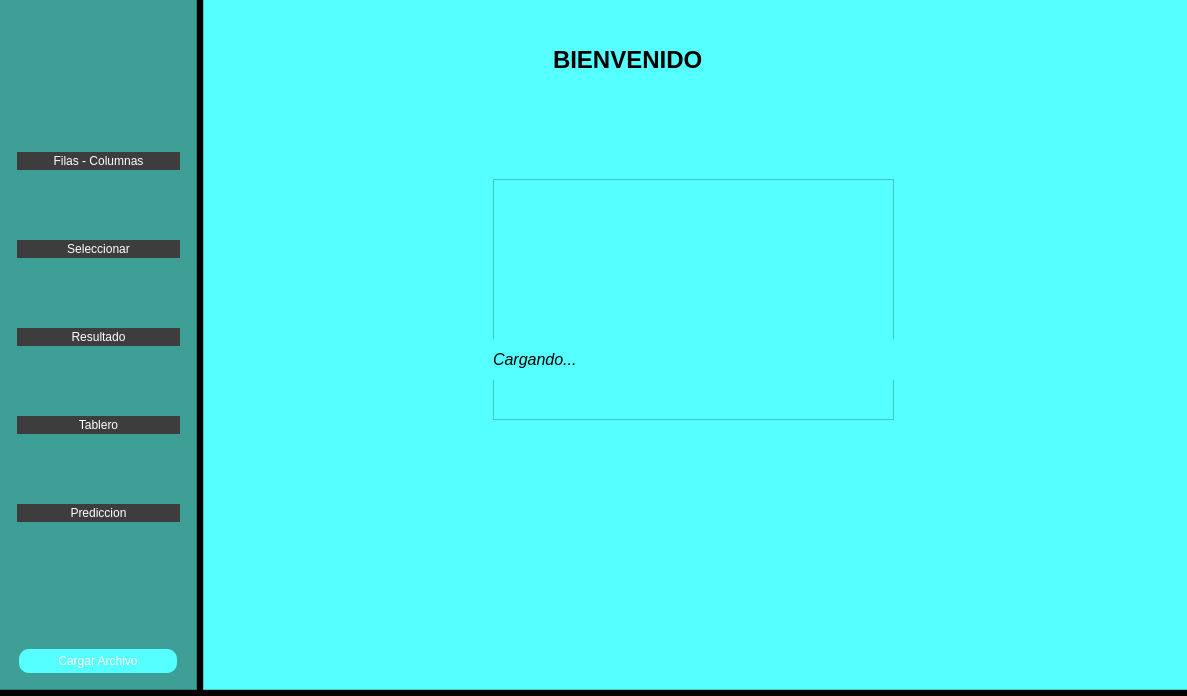
<?xml version="1.0" encoding="UTF-8"?>
<ui version="4.0">
 <class>MainWindow</class>
 <widget class="QMainWindow" name="MainWindow">
  <property name="geometry">
   <rect>
    <x>0</x>
    <y>0</y>
    <width>1187</width>
    <height>696</height>
   </rect>
  </property>
  <property name="windowTitle">
   <string>MainWindow</string>
  </property>
  <widget class="QWidget" name="centralwidget">
   <layout class="QVBoxLayout" name="verticalLayout">
    <property name="spacing">
     <number>0</number>
    </property>
    <property name="leftMargin">
     <number>0</number>
    </property>
    <property name="topMargin">
     <number>0</number>
    </property>
    <property name="rightMargin">
     <number>0</number>
    </property>
    <property name="bottomMargin">
     <number>0</number>
    </property>
    <item>
     <widget class="QFrame" name="frame">
      <property name="font">
       <font>
        <pointsize>11</pointsize>
        <weight>75</weight>
        <bold>true</bold>
       </font>
      </property>
      <property name="styleSheet">
       <string notr="true">background-color: rgb(255, 255, 255);
background-color: rgb(0, 0, 0);
</string>
      </property>
      <property name="frameShape">
       <enum>QFrame::StyledPanel</enum>
      </property>
      <property name="frameShadow">
       <enum>QFrame::Raised</enum>
      </property>
      <widget class="QWidget" name="horizontalLayoutWidget">
       <property name="geometry">
        <rect>
         <x>-1</x>
         <y>-1</y>
         <width>1191</width>
         <height>691</height>
        </rect>
       </property>
       <layout class="QHBoxLayout" name="horizontalLayout_6" stretch="1,5">
        <item>
         <widget class="QFrame" name="frBarraLateral">
          <property name="styleSheet">
           <string notr="true">
QFrame{
    background-color: rgb(62, 159, 151);
}
QPushButton{
    background-color: rgb(61, 61, 61);
    border-radius: 10px;
    color: rgb(255, 255, 255);
    font: 77 10pt &quot;Arial Black&quot;;
padding:2px;
}

QPushButton:hover{
    background-color: white;
    color: rgb(0, 0, 0);
    font: 77 10pt &quot;Arial Black&quot;;
}

QPushButton#customButton{
    background-color: rgb(62, 159, 151);
}
</string>
          </property>
          <property name="frameShape">
           <enum>QFrame::StyledPanel</enum>
          </property>
          <property name="frameShadow">
           <enum>QFrame::Raised</enum>
          </property>
          <widget class="QFrame" name="verticalFrame_4">
           <property name="geometry">
            <rect>
             <x>9</x>
             <y>80</y>
             <width>181</width>
             <height>521</height>
            </rect>
           </property>
           <layout class="QVBoxLayout" name="verticalLayout_5">
            <item>
             <widget class="QPushButton" name="btnFilasColumnas">
              <property name="cursor">
               <cursorShape>PointingHandCursor</cursorShape>
              </property>
              <property name="text">
               <string>Filas - Columnas</string>
              </property>
             </widget>
            </item>
            <item>
             <widget class="QPushButton" name="btnSeleccionar">
              <property name="cursor">
               <cursorShape>PointingHandCursor</cursorShape>
              </property>
              <property name="text">
               <string>Seleccionar</string>
              </property>
             </widget>
            </item>
            <item>
             <widget class="QPushButton" name="btnResultado">
              <property name="cursor">
               <cursorShape>PointingHandCursor</cursorShape>
              </property>
              <property name="text">
               <string>Resultado</string>
              </property>
             </widget>
            </item>
            <item>
             <widget class="QPushButton" name="btnTablero">
              <property name="cursor">
               <cursorShape>PointingHandCursor</cursorShape>
              </property>
              <property name="text">
               <string>Tablero</string>
              </property>
             </widget>
            </item>
            <item>
             <widget class="QPushButton" name="btnPrediccion">
              <property name="cursor">
               <cursorShape>PointingHandCursor</cursorShape>
              </property>
              <property name="text">
               <string>Prediccion</string>
              </property>
             </widget>
            </item>
           </layout>
          </widget>
          <widget class="QPushButton" name="btnCargarArchivo">
           <property name="geometry">
            <rect>
             <x>20</x>
             <y>650</y>
             <width>158</width>
             <height>24</height>
            </rect>
           </property>
           <property name="cursor">
            <cursorShape>PointingHandCursor</cursorShape>
           </property>
           <property name="styleSheet">
            <string notr="true">background-color: rgb(85, 255, 255);</string>
           </property>
           <property name="text">
            <string>Cargar Archivo</string>
           </property>
          </widget>
         </widget>
        </item>
        <item>
         <widget class="QFrame" name="frPaginas">
          <property name="styleSheet">
           <string notr="true">background-color: rgb(85, 255, 255);</string>
          </property>
          <property name="frameShape">
           <enum>QFrame::StyledPanel</enum>
          </property>
          <property name="frameShadow">
           <enum>QFrame::Raised</enum>
          </property>
          <widget class="QStackedWidget" name="stackedWidget">
           <property name="geometry">
            <rect>
             <x>10</x>
             <y>0</y>
             <width>971</width>
             <height>681</height>
            </rect>
           </property>
           <widget class="QWidget" name="pageCargarData">
            <widget class="QLabel" name="lblTitulo">
             <property name="geometry">
              <rect>
               <x>340</x>
               <y>30</y>
               <width>311</width>
               <height>61</height>
              </rect>
             </property>
             <property name="font">
              <font>
               <pointsize>18</pointsize>
               <weight>75</weight>
               <bold>true</bold>
              </font>
             </property>
             <property name="styleSheet">
              <string notr="true">qproperty-alignment: 'AlignCenter';
</string>
             </property>
             <property name="text">
              <string>BIENVENIDO</string>
             </property>
            </widget>
            <widget class="QFrame" name="frCargar">
             <property name="geometry">
              <rect>
               <x>280</x>
               <y>180</y>
               <width>401</width>
               <height>241</height>
              </rect>
             </property>
             <property name="styleSheet">
              <string notr="true">QPushButton{
    background-color: #303030;
    border-radius: 5px;
    color: rgb(255, 255, 255);
    font: 77 10pt &quot;Arial Black&quot;;
padding:6px;
}

QPushButton:hover{
    background-color: white;
    color: rgb(0, 0, 0);
    font: 77 10pt &quot;Arial Black&quot;;
}


</string>
             </property>
             <property name="frameShape">
              <enum>QFrame::StyledPanel</enum>
             </property>
             <property name="frameShadow">
              <enum>QFrame::Raised</enum>
             </property>
             <widget class="QLabel" name="lblCargando">
              <property name="geometry">
               <rect>
                <x>0</x>
                <y>160</y>
                <width>401</width>
                <height>41</height>
               </rect>
              </property>
              <property name="font">
               <font>
                <pointsize>12</pointsize>
                <italic>true</italic>
               </font>
              </property>
              <property name="styleSheet">
               <string notr="true">qproperty-alignment: 'AlignCenter';
</string>
              </property>
              <property name="text">
               <string>Cargando...</string>
              </property>
             </widget>
            </widget>
           </widget>
           <widget class="QWidget" name="pageFilasColumnas">
            <widget class="QLabel" name="label_4">
             <property name="geometry">
              <rect>
               <x>0</x>
               <y>20</y>
               <width>981</width>
               <height>31</height>
              </rect>
             </property>
             <property name="font">
              <font>
               <pointsize>16</pointsize>
               <weight>75</weight>
               <bold>true</bold>
              </font>
             </property>
             <property name="styleSheet">
              <string notr="true">qproperty-alignment: 'AlignCenter';</string>
             </property>
             <property name="text">
              <string>Informacion del archivo</string>
             </property>
            </widget>
            <widget class="QLabel" name="lblNFilas">
             <property name="geometry">
              <rect>
               <x>200</x>
               <y>160</y>
               <width>141</width>
               <height>31</height>
              </rect>
             </property>
             <property name="font">
              <font>
               <pointsize>10</pointsize>
              </font>
             </property>
             <property name="text">
              <string/>
             </property>
            </widget>
            <widget class="QLabel" name="lblNColumnas">
             <property name="geometry">
              <rect>
               <x>620</x>
               <y>150</y>
               <width>131</width>
               <height>31</height>
              </rect>
             </property>
             <property name="font">
              <font>
               <pointsize>10</pointsize>
              </font>
             </property>
             <property name="text">
              <string/>
             </property>
            </widget>
            <widget class="QLabel" name="label">
             <property name="geometry">
              <rect>
               <x>200</x>
               <y>220</y>
               <width>551</width>
               <height>20</height>
              </rect>
             </property>
             <property name="font">
              <font>
               <pointsize>10</pointsize>
              </font>
             </property>
             <property name="styleSheet">
              <string notr="true">qproperty-alignment: 'AlignCenter';
</string>
             </property>
             <property name="text">
              <string>Tipos de Datos</string>
             </property>
            </widget>
            <widget class="QLabel" name="label_5">
             <property name="geometry">
              <rect>
               <x>300</x>
               <y>320</y>
               <width>55</width>
               <height>16</height>
              </rect>
             </property>
             <property name="text">
              <string>TextLabel</string>
             </property>
            </widget>
            <widget class="QLabel" name="lblTipoDato">
             <property name="geometry">
              <rect>
               <x>204</x>
               <y>320</y>
               <width>541</width>
               <height>20</height>
              </rect>
             </property>
             <property name="font">
              <font>
               <pointsize>9</pointsize>
              </font>
             </property>
             <property name="styleSheet">
              <string notr="true">qproperty-alignment: 'AlignCenter';

</string>
             </property>
             <property name="text">
              <string/>
             </property>
            </widget>
            <widget class="QFrame" name="frTiposDatos">
             <property name="geometry">
              <rect>
               <x>199</x>
               <y>290</y>
               <width>551</width>
               <height>341</height>
              </rect>
             </property>
             <property name="styleSheet">
              <string notr="true">QFrame {
    qproperty-alignment: 'AlignCenter';
}

QLabel {
    font: 9pt &quot;MS Shell Dlg 2&quot;;
}
</string>
             </property>
             <property name="frameShape">
              <enum>QFrame::StyledPanel</enum>
             </property>
             <property name="frameShadow">
              <enum>QFrame::Raised</enum>
             </property>
            </widget>
           </widget>
           <widget class="QWidget" name="pageSeleccionar">
            <widget class="QLabel" name="label_6">
             <property name="geometry">
              <rect>
               <x>-10</x>
               <y>10</y>
               <width>981</width>
               <height>31</height>
              </rect>
             </property>
             <property name="font">
              <font>
               <pointsize>16</pointsize>
               <weight>75</weight>
               <bold>true</bold>
              </font>
             </property>
             <property name="styleSheet">
              <string notr="true">qproperty-alignment: 'AlignCenter';</string>
             </property>
             <property name="text">
              <string>COLUMNAS</string>
             </property>
            </widget>
            <widget class="QFrame" name="frCheckboxes">
             <property name="geometry">
              <rect>
               <x>180</x>
               <y>80</y>
               <width>591</width>
               <height>481</height>
              </rect>
             </property>
             <property name="styleSheet">
              <string notr="true"/>
             </property>
             <property name="frameShape">
              <enum>QFrame::StyledPanel</enum>
             </property>
             <property name="frameShadow">
              <enum>QFrame::Raised</enum>
             </property>
            </widget>
            <widget class="QPushButton" name="btnSeleccionarChecks">
             <property name="geometry">
              <rect>
               <x>410</x>
               <y>610</y>
               <width>158</width>
               <height>24</height>
              </rect>
             </property>
             <property name="cursor">
              <cursorShape>PointingHandCursor</cursorShape>
             </property>
             <property name="styleSheet">
              <string notr="true">background-color: rgb(85, 255, 255);</string>
             </property>
             <property name="text">
              <string>Seleccionar</string>
             </property>
            </widget>
            <widget class="QFrame" name="frSeleccionar">
             <property name="geometry">
              <rect>
               <x>170</x>
               <y>80</y>
               <width>601</width>
               <height>481</height>
              </rect>
             </property>
             <property name="styleSheet">
              <string notr="true">QPushButton{
    background-color: rgb(127, 127, 127);
    border-radius: 5px;
    color: rgb(255, 255, 255);
padding:2px;
}

QPushButton:hover{
    background-color: white;
    color: rgb(0, 0, 0);
}
</string>
             </property>
             <property name="frameShape">
              <enum>QFrame::StyledPanel</enum>
             </property>
             <property name="frameShadow">
              <enum>QFrame::Raised</enum>
             </property>
             <widget class="QPushButton" name="btnSeleccionarPredictora">
              <property name="geometry">
               <rect>
                <x>150</x>
                <y>120</y>
                <width>321</width>
                <height>71</height>
               </rect>
              </property>
              <property name="font">
               <font>
                <pointsize>11</pointsize>
               </font>
              </property>
              <property name="cursor">
               <cursorShape>PointingHandCursor</cursorShape>
              </property>
              <property name="text">
               <string>Seleccionar Variable Predictora</string>
              </property>
             </widget>
             <widget class="QPushButton" name="btnSeleccionarIndependientes">
              <property name="geometry">
               <rect>
                <x>150</x>
                <y>300</y>
                <width>321</width>
                <height>71</height>
               </rect>
              </property>
              <property name="font">
               <font>
                <pointsize>11</pointsize>
               </font>
              </property>
              <property name="cursor">
               <cursorShape>PointingHandCursor</cursorShape>
              </property>
              <property name="text">
               <string>Seleccionar Variables independientes</string>
              </property>
             </widget>
            </widget>
           </widget>
           <widget class="QWidget" name="pageResultado">
            <widget class="QLabel" name="label_7">
             <property name="geometry">
              <rect>
               <x>-10</x>
               <y>20</y>
               <width>981</width>
               <height>31</height>
              </rect>
             </property>
             <property name="font">
              <font>
               <pointsize>16</pointsize>
               <weight>75</weight>
               <bold>true</bold>
              </font>
             </property>
             <property name="styleSheet">
              <string notr="true">qproperty-alignment: 'AlignCenter';</string>
             </property>
             <property name="text">
              <string>ANALISIS EXPLORATORIO</string>
             </property>
            </widget>
            <widget class="QWidget" name="gridLayoutWidget">
             <property name="geometry">
              <rect>
               <x>0</x>
               <y>60</y>
               <width>971</width>
               <height>631</height>
              </rect>
             </property>
             <layout class="QGridLayout" name="gridLayout" rowstretch="1,1,1" columnstretch="0,0">
              <item row="0" column="0" colspan="2">
               <widget class="QFrame" name="frame_2">
                <property name="frameShape">
                 <enum>QFrame::StyledPanel</enum>
                </property>
                <property name="frameShadow">
                 <enum>QFrame::Raised</enum>
                </property>
                <widget class="QLabel" name="lblCuatroFilas">
                 <property name="geometry">
                  <rect>
                   <x>10</x>
                   <y>50</y>
                   <width>951</width>
                   <height>131</height>
                  </rect>
                 </property>
                 <property name="font">
                  <font>
                   <pointsize>6</pointsize>
                  </font>
                 </property>
                 <property name="styleSheet">
                  <string notr="true">border-style: solid;
border-width: 1px;

border-color: qlineargradient(spread:pad, x1:0, y1:0, x2:1, y2:0, stop:0 rgba(0, 0, 0, 255), stop:1 rgba(255, 255, 255, 255));


</string>
                 </property>
                 <property name="text">
                  <string/>
                 </property>
                </widget>
                <widget class="QLabel" name="label_2">
                 <property name="geometry">
                  <rect>
                   <x>4</x>
                   <y>10</y>
                   <width>961</width>
                   <height>41</height>
                  </rect>
                 </property>
                 <property name="font">
                  <font>
                   <pointsize>11</pointsize>
                  </font>
                 </property>
                 <property name="styleSheet">
                  <string notr="true">qproperty-alignment: 'AlignCenter';
</string>
                 </property>
                 <property name="text">
                  <string>Cinco Primeras Filas</string>
                 </property>
                </widget>
               </widget>
              </item>
              <item row="2" column="0" colspan="2">
               <widget class="QFrame" name="frame_3">
                <property name="frameShape">
                 <enum>QFrame::StyledPanel</enum>
                </property>
                <property name="frameShadow">
                 <enum>QFrame::Raised</enum>
                </property>
                <widget class="QLabel" name="label_3">
                 <property name="geometry">
                  <rect>
                   <x>0</x>
                   <y>0</y>
                   <width>961</width>
                   <height>41</height>
                  </rect>
                 </property>
                 <property name="font">
                  <font>
                   <pointsize>11</pointsize>
                  </font>
                 </property>
                 <property name="styleSheet">
                  <string notr="true">qproperty-alignment: 'AlignCenter';
</string>
                 </property>
                 <property name="text">
                  <string>Valores Nulos</string>
                 </property>
                </widget>
                <widget class="QLabel" name="lblCamposNulos">
                 <property name="geometry">
                  <rect>
                   <x>14</x>
                   <y>29</y>
                   <width>951</width>
                   <height>171</height>
                  </rect>
                 </property>
                 <property name="font">
                  <font>
                   <pointsize>6</pointsize>
                  </font>
                 </property>
                 <property name="styleSheet">
                  <string notr="true">border-style: solid;
border-width: 1px;

border-color: qlineargradient(spread:pad, x1:0, y1:0, x2:1, y2:0, stop:0 rgba(0, 0, 0, 255), stop:1 rgba(255, 255, 255, 255));</string>
                 </property>
                 <property name="text">
                  <string/>
                 </property>
                </widget>
               </widget>
              </item>
              <item row="1" column="0" colspan="2">
               <widget class="QFrame" name="frame_4">
                <property name="frameShape">
                 <enum>QFrame::StyledPanel</enum>
                </property>
                <property name="frameShadow">
                 <enum>QFrame::Raised</enum>
                </property>
                <widget class="QLabel" name="label_8">
                 <property name="geometry">
                  <rect>
                   <x>0</x>
                   <y>0</y>
                   <width>961</width>
                   <height>41</height>
                  </rect>
                 </property>
                 <property name="font">
                  <font>
                   <pointsize>11</pointsize>
                  </font>
                 </property>
                 <property name="styleSheet">
                  <string notr="true">qproperty-alignment: 'AlignCenter';
</string>
                 </property>
                 <property name="text">
                  <string>Resumen Estadistico</string>
                 </property>
                </widget>
                <widget class="QLabel" name="lblResumenEstadistico">
                 <property name="geometry">
                  <rect>
                   <x>4</x>
                   <y>40</y>
                   <width>961</width>
                   <height>151</height>
                  </rect>
                 </property>
                 <property name="font">
                  <font>
                   <pointsize>7</pointsize>
                  </font>
                 </property>
                 <property name="styleSheet">
                  <string notr="true">border-style: solid;
border-width: 1px;

border-color: qlineargradient(spread:pad, x1:0, y1:0, x2:1, y2:0, stop:0 rgba(0, 0, 0, 255), stop:1 rgba(255, 255, 255, 255));
</string>
                 </property>
                 <property name="text">
                  <string/>
                 </property>
                </widget>
               </widget>
              </item>
             </layout>
            </widget>
           </widget>
           <widget class="QWidget" name="pageTablero">
            <widget class="QFrame" name="frPowerBi">
             <property name="geometry">
              <rect>
               <x>0</x>
               <y>90</y>
               <width>961</width>
               <height>591</height>
              </rect>
             </property>
             <property name="frameShape">
              <enum>QFrame::StyledPanel</enum>
             </property>
             <property name="frameShadow">
              <enum>QFrame::Raised</enum>
             </property>
            </widget>
            <widget class="QLabel" name="label_10">
             <property name="geometry">
              <rect>
               <x>-10</x>
               <y>20</y>
               <width>981</width>
               <height>31</height>
              </rect>
             </property>
             <property name="font">
              <font>
               <pointsize>16</pointsize>
               <weight>75</weight>
               <bold>true</bold>
              </font>
             </property>
             <property name="styleSheet">
              <string notr="true">qproperty-alignment: 'AlignCenter';</string>
             </property>
             <property name="text">
              <string>TABLERO POWER BI</string>
             </property>
            </widget>
           </widget>
           <widget class="QWidget" name="pagePrediccion">
            <widget class="QLabel" name="label_9">
             <property name="geometry">
              <rect>
               <x>0</x>
               <y>20</y>
               <width>981</width>
               <height>31</height>
              </rect>
             </property>
             <property name="font">
              <font>
               <pointsize>16</pointsize>
               <weight>75</weight>
               <bold>true</bold>
              </font>
             </property>
             <property name="styleSheet">
              <string notr="true">qproperty-alignment: 'AlignCenter';</string>
             </property>
             <property name="text">
              <string>Prediccion</string>
             </property>
            </widget>
            <widget class="QLabel" name="lblPrediccion">
             <property name="geometry">
              <rect>
               <x>14</x>
               <y>80</y>
               <width>931</width>
               <height>551</height>
              </rect>
             </property>
             <property name="text">
              <string/>
             </property>
            </widget>
           </widget>
          </widget>
         </widget>
        </item>
       </layout>
      </widget>
     </widget>
    </item>
   </layout>
  </widget>
 </widget>
 <resources/>
 <connections/>
</ui>
